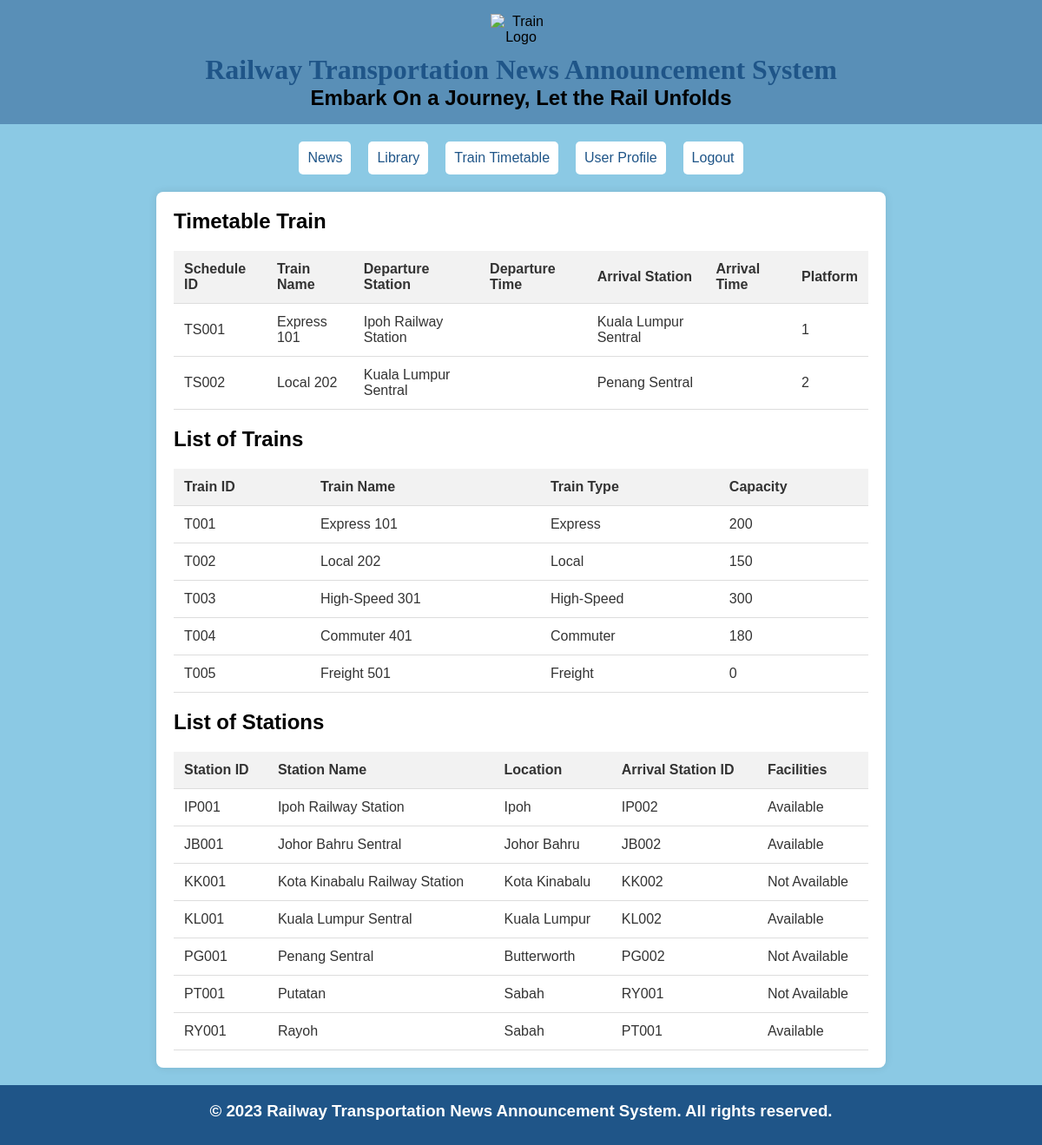
Screenshot of /timetable.php with the database file from the repository.
### tables this page shows
CREATE TABLE `trainschedule` (
  `ScheduleID` varchar(10) NOT NULL,
  `TrainID` varchar(10) NOT NULL,
  `DepartureStationID` varchar(10) DEFAULT NULL,
  `DepartureStationName` varchar(255) DEFAULT NULL,
  `DepartureTime` datetime DEFAULT NULL,
  `ArrivalStationID` varchar(10) DEFAULT NULL,
  `ArrivalStationName` varchar(255) DEFAULT NULL,
  `ArrivalTime` datetime DEFAULT NULL,
  `Platform` varchar(50) DEFAULT NULL
);

CREATE TABLE `trains` (
  `TrainID` varchar(10) NOT NULL,
  `TrainName` varchar(255) NOT NULL,
  `TrainType` varchar(255) NOT NULL,
  `Capacity` int(11) NOT NULL
);

CREATE TABLE `stations` (
  `StationID` varchar(10) NOT NULL,
  `StationName` varchar(255) NOT NULL,
  `Location` varchar(255) NOT NULL,
  `ArrivalStationID` varchar(10) NOT NULL,
  `Facilities` tinyint(1) NOT NULL
);

### timetable.php (the view, shortened to what this page needs)
<!DOCTYPE html>
<html lang="en">
<head>
</head>
<body>
    <header>
        <img src="trainlogov2.png" alt="Train Logo">
        <h1>Railway Transportation News Announcement System</h1>
        <h2>Embark On a Journey, Let the Rail Unfolds</h2>
    </header>
    <nav>
        <a href="news.php">News</a>
        <a href="library.php">Library</a>
        <a href="timetable.php">Train Timetable</a>
        <a href="profile.php">User Profile</a>
        <a href="logout.php">Logout</a>
    </nav>
    <main>
        <?php
        $servername = "localhost";
        $username = "root";
        $password = "";
        $dbname = "webdev";
        $conn = new mysqli($servername, $username, $password, $dbname);
        $sql = "SELECT
                    ts.ScheduleID,
                    t.TrainName,
                    ts.DepartureStationName,
                    ts.DepartureTime,
                    ts.ArrivalStationName,
                    ts.ArrivalTime,
                    ts.Platform
                FROM
                    trainschedule ts
                INNER JOIN
                    trains t ON ts.TrainID = t.TrainID";
        $result = $conn->query($sql);
        ?>
        <table>
            <h2>Timetable Train</h2>
            <thead>
                <tr>
                    <th>Schedule ID</th>
                    <th>Train Name</th>
                    <th>Departure Station</th>
                    <th>Departure Time</th>
                    <th>Arrival Station</th>
                    <th>Arrival Time</th>
                    <th>Platform</th>
                </tr>
            </thead>
            <tbody>
                <?php while ($row = $result->fetch_assoc()) : ?>
                    <tr>
                        <td><?= $row['ScheduleID'] ?></td>
                        <td><?= $row['TrainName'] ?></td>
                        <td><?= $row['DepartureStationName'] ?></td>
                        <td><?= $row['DepartureTime'] ?></td>
                        <td><?= $row['ArrivalStationName'] ?></td>
                        <td><?= $row['ArrivalTime'] ?></td>
                        <td><?= $row['Platform'] ?></td>
                    </tr>
                <?php endwhile; ?>
            </tbody>
        </table>
<section>
    <h2>List of Trains</h2>
    <?php
    $sqlTrains = "SELECT * FROM trains";
    $resultTrains = $conn->query($sqlTrains);
    ?>
    <table>
        <thead>
            <tr>
                <th>Train ID</th>
                <th>Train Name</th>
                <th>Train Type</th>
                <th>Capacity</th>
            </tr>
        </thead>
        <tbody>
            <?php while ($rowTrain = $resultTrains->fetch_assoc()) : ?>
                <tr>
                    <td><?= $rowTrain['TrainID'] ?></td>
                    <td><?= $rowTrain['TrainName'] ?></td>
                    <td><?= $rowTrain['TrainType'] ?></td>
                    <td><?= $rowTrain['Capacity'] ?></td>
                </tr>
            <?php endwhile; ?>
        </tbody>
    </table>
</section>
<section>
    <h2>List of Stations</h2>
    <?php
    $sqlStations = "SELECT * FROM stations";
    $resultStations = $conn->query($sqlStations);
    ?>
    <table>
        <thead>
            <tr>
                <th>Station ID</th>
                <th>Station Name</th>
                <th>Location</th>
                <th>Arrival Station ID</th>
                <th>Facilities</th>
            </tr>
        </thead>
        <tbody>
            <?php while ($rowStation = $resultStations->fetch_assoc()) : ?>
                <tr>
                    <td><?= $rowStation['StationID'] ?></td>
                    <td><?= $rowStation['StationName'] ?></td>
                    <td><?= $rowStation['Location'] ?></td>
                    <td><?= $rowStation['ArrivalStationID'] ?></td>
                    <td><?= $rowStation['Facilities'] == 1 ? 'Available' : 'Not Available' ?></td>
                </tr>
            <?php endwhile; ?>
        </tbody>
    </table>
</section>
    </main>
    <footer>
        <h3>© 2023 Railway Transportation News Announcement System. All rights reserved.</h3>
    </footer>
</body>
</html>

### timetable.php (style rules this page uses)
body { font-family: helvetica; color: #333; margin: 0; padding: 0; background-color: #8bc9e4; }
header { background-color: #598fb7; color: black; text-align: center; padding: 1em; display: flex; flex-direction: column; align-items: center; }
header img { max-width: 70px; height: auto; margin-bottom: 10px; }
h1, h2 { margin: 0; }
h1 { color: #1f5588; font-family: 'Times New Roman', Times, serif; }
h2 { color: black; font-family: Arial, sans-serif; }
nav { display: flex; justify-content: center; margin-top: 20px; }
nav a { text-decoration: none; color: #1f5588; padding: 10px; margin: 0 10px; border-radius: 5px; background-color: #fff; }
main { max-width: 800px; margin: 20px auto; background-color: #fff; padding: 20px; border-radius: 8px; box-shadow: 0 0 10px rgba(0, 0, 0, 0.1); }
table { width: 100%; border-collapse: collapse; margin-top: 20px; }
th, td { padding: 12px; text-align: left; border-bottom: 1px solid #ddd; }
th { background-color: #f2f2f2; }
section { margin-top: 20px; }
footer { background-color: #1f5588; color: #fff; text-align: center; padding-bottom: 10px; display: flex; justify-content: center; margin-top: 20px; }

### rows the page displays
trainschedule: ScheduleID "TS001", TrainID.TrainName "Express 101", DepartureStationName "Ipoh Railway Station", ArrivalStationName "Kuala Lumpur Sentral", Platform "1"
trainschedule: ScheduleID "TS002", TrainID.TrainName "Local 202", DepartureStationName "Kuala Lumpur Sentral", ArrivalStationName "Penang Sentral", Platform "2"
trains: TrainID "T001", TrainName "Express 101", TrainType "Express", Capacity "200"
trains: TrainID "T002", TrainName "Local 202", TrainType "Local", Capacity "150"
trains: TrainID "T003", TrainName "High-Speed 301", TrainType "High-Speed", Capacity "300"
trains: TrainID "T004", TrainName "Commuter 401", TrainType "Commuter", Capacity "180"
trains: TrainID "T005", TrainName "Freight 501", TrainType "Freight", Capacity "0"
stations: StationID "IP001", StationName "Ipoh Railway Station", Location "Ipoh", ArrivalStationID "IP002", Facilities "Available"
stations: StationID "JB001", StationName "Johor Bahru Sentral", Location "Johor Bahru", ArrivalStationID "JB002", Facilities "Available"
stations: StationID "KK001", StationName "Kota Kinabalu Railway Station", Location "Kota Kinabalu", ArrivalStationID "KK002", Facilities "Not Available"
stations: StationID "KL001", StationName "Kuala Lumpur Sentral", Location "Kuala Lumpur", ArrivalStationID "KL002", Facilities "Available"
stations: StationID "PG001", StationName "Penang Sentral", Location "Butterworth", ArrivalStationID "PG002", Facilities "Not Available"
stations: StationID "PT001", StationName "Putatan", Location "Sabah", ArrivalStationID "RY001", Facilities "Not Available"
stations: StationID "RY001", StationName "Rayoh", Location "Sabah", ArrivalStationID "PT001", Facilities "Available"
